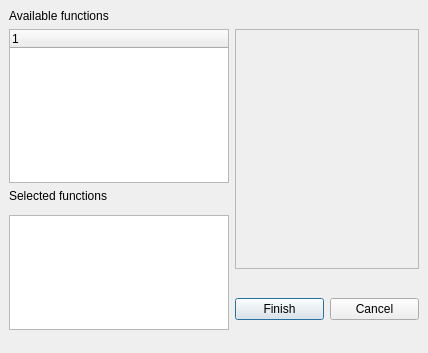
<ui version="4.0" >
 <class>FSelector</class>
 <widget class="QDialog" name="FSelector" >
  <property name="geometry" >
   <rect>
    <x>0</x>
    <y>0</y>
    <width>428</width>
    <height>353</height>
   </rect>
  </property>
  <property name="windowTitle" >
   <string>Dialog</string>
  </property>
  <layout class="QGridLayout" >
   <property name="margin" >
    <number>9</number>
   </property>
   <property name="spacing" >
    <number>6</number>
   </property>
   <item row="1" column="0" >
    <widget class="QTreeWidget" name="AvailableFunctions" />
   </item>
   <item row="0" column="0" >
    <widget class="QLabel" name="label" >
     <property name="text" >
      <string>Available functions</string>
     </property>
    </widget>
   </item>
   <item rowspan="4" row="1" column="1" colspan="2" >
    <widget class="QTextEdit" name="Description" >
     <property name="enabled" >
      <bool>false</bool>
     </property>
    </widget>
   </item>
   <item rowspan="2" row="5" column="1" >
    <widget class="QPushButton" name="Finish" >
     <property name="text" >
      <string>Finish</string>
     </property>
    </widget>
   </item>
   <item rowspan="2" row="4" column="0" >
    <widget class="QListWidget" name="ChosenFunctions" />
   </item>
   <item row="2" column="0" >
    <widget class="QLabel" name="label_2" >
     <property name="text" >
      <string>Selected functions</string>
     </property>
    </widget>
   </item>
   <item rowspan="2" row="5" column="2" >
    <widget class="QPushButton" name="Cancel" >
     <property name="text" >
      <string>Cancel</string>
     </property>
    </widget>
   </item>
  </layout>
 </widget>
 <resources/>
 <connections/>
</ui>
